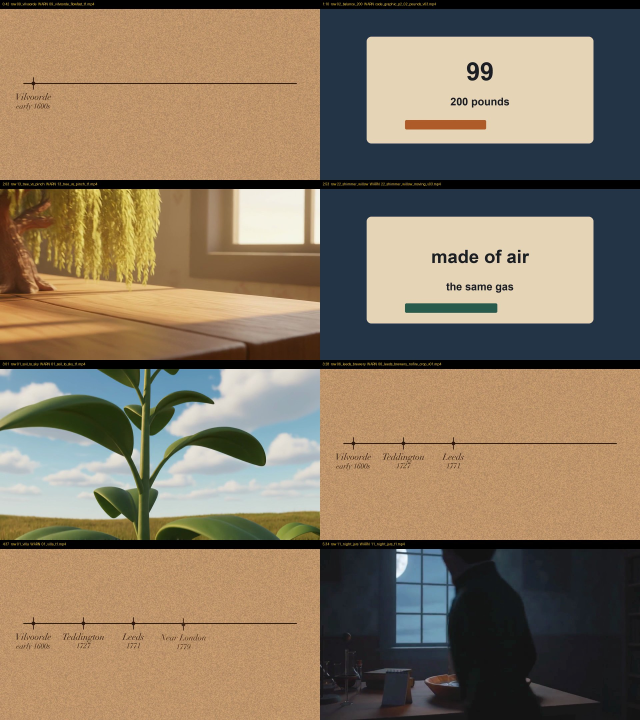
#> input picture 02_Video-Projects/006_Trees-Are-Made-Of-Air/07_Edit-Project/full_join_v01_teach/picture_qa_review.jpg, 1920 x 2160 px (shown at 1/3 size)
$ python -i _mint_part04_flow_v16_late_sharp.py   (imports and definitions only)
#> lines starting #> are read from the running program, lines starting #| are printed output that depends on the picture
#!/usr/bin/env python3
"""Part 04 Flow remint v16 — LATE SHOTS SHARP (ghost-free desks).

Parent FAIL: hos_002_part04_rough_v15.mp4
  sha256 cd7a57b2979478a34ac7cc5fe5639aa156ae603b437674ccd724ab3fe994748c

Remint ONLY: 10_family_before_weight, 11_publish_gaps, 11b_wait_and_hunt
KEEP untouched from v15: Explorer 06, 09, 09b CLEAN LIGHT.

Prefer clean Veo remint (not temporal-median deghost).
Flow: the studio Ultra account on /u/1/. Scores → CoS. No PASS. No Ben ping.
"""
from __future__ import annotations

import hashlib
import json
import os
import shutil
import subprocess
import sys
import time
from pathlib import Path

from PIL import Image, ImageFilter
from playwright.sync_api import sync_playwright

# [6 lines left out: function _account_sha256, not called in this run]


def _blob_account_sha256s(text: str) -> set[str]:
    import re as _re
    return {_account_sha256(e) for e in _re.findall(r"[A-Za-z0-9._%+-]+@(?:gmail|googlemail)\.com", text or "", _re.I)}


REPO = Path(__file__).resolve().parents[3]
sys.path.insert(0, str(REPO / "04_Audio" / "tools"))
import orbit_flow_veo_ui as flow  # noqa: E402

flow.FLOW_HOME = os.environ.get("ORBIT_FLOW_HOME", "https://flow.google.com/u/1/")

PROJ = Path(__file__).resolve().parents[1]
RAW = PROJ / "04_Generated-Clips/part04/raw/v16_fast"
REJECTED = RAW / "_rejected"
QA = PROJ / "07_Edit-Project/_qa_part04_v16_flow"
META = PROJ / "07_Edit-Project/part04_mint_flow_v16_meta.json"
HARVEST = Path(__file__).resolve().parent / "_harvest_newest_gallery_v01.py"
FORCE_DL = Path(__file__).resolve().parent / "_harvest_force_download_v01.py"
STARTS = PROJ / "04_Generated-Clips/part04/refs/v16_start_frames"

MODEL = os.environ.get("ORBIT_FLOW_VEO_MODEL", "Veo 3.1 - Fast")
PROFILE = Path(os.environ.get("ORBIT_FLOW_PROFILE", str(Path.home() / ".playwright-hos-flow-profile")))
REQUIRED_FLOW_EMAIL = "81a01c9d841483f444008cd69e98b26019e032ed75b5e33e17409a76c6525ce9"
ALLOWED_FLOW_EMAILS = {REQUIRED_FLOW_EMAIL, "1060171615b311ab416fccd36a51024de12b5fe8b815e6ccd3d3dde67ffad99f"}
FORBIDDEN_FLOW_EMAIL = "93b0f97ef00986fa90ead10a83be910d43707ddc8023daa2018ed1d95cbbb9d4"
MAX_CREATES = int(os.environ.get("HOS_V16_MAX_CREATES", "3"))

PARENT_V15 = PROJ / "09_Final-Export/hos_002_part04_rough_v15.mp4"
PARENT_V15_SHA = "cd7a57b2979478a34ac7cc5fe5639aa156ae603b437674ccd724ab3fe994748c"

STYLE = (
    "Animistry-class stylised 3D cartoon (NOT photoreal). "
    "ONE continuous 1869 chemist desk: honey wood desktop, soft warm lamp, cream "
    "element cards with readable ink letters/symbols (H/C/O/N/Li — NEVER blank), "
    "leather books. Continuous real camera/object motion the whole clip. Silent. "
    "No Orbit. No Ken Burns still."
)

CLEAN_LIGHT_LOCK = (
    "CLEAN LIGHT LOCK: soft warm desk-lamp glow ONLY — clean air under the bulb. "
    "HARD REJECT: lava drip, molten orange leak under lamp, orange fire drip onto chair "
    "or desk, sparks, smoke, candle flame, any open fire. Empty-Chairs = soft rectangular "
    "panel glow on chair back ONLY — never flames."
)

SHARP_LOCK = (
    "LATE SHOTS SHARP LOCK (HARD): every frame finished and crisp. "
    "ZERO ghost doubles, ZERO motion-ghost trailing cards, ZERO double-exposure edges, "
    "ZERO unfinished left-half pixelation / blocky mush / jagged white cutouts. "
    "Props, flasks, books, cards, lamp all single-edged and sharp. Prefer gentle slow "
    "motion over fast card spins that smear."
)

WRITTEN_CARDS = (
    "WRITTEN CARDS LOCK: every visible element card shows readable hand-ink H/C/O/N/Li "
    "with small numbers. HARD REJECT blank cream cards."
)

REJECT = (
    "HARD REJECT: ghost doubles; motion-ghost cards; unfinished left-half pixel mush; "
    "lava/molten lamp leak; chair-top flame; smoke; blank cards; photoreal; Orbit; twins; "
    "hat; exterior town diorama."
)

PROMPTS = {
    "10_family_before_weight": (
        "Image-to-video from the attached start frame. Same 1869 desk DNA. "
        "FAMILY FIRST beat: four sharp cream floating cards H/1, C/12, N/14, O/16 — "
        "each card SINGLE sharp edges only, NO ghost trail on the N card. Soft warm lamp. "
        "Soft rectangular Empty-Chairs panel glow ONLY. Gentle settle / tiny drift. "
        f"{CLEAN_LIGHT_LOCK} {WRITTEN_CARDS} {SHARP_LOCK} "
        "No Explorer. Continuous subtle motion. Indoor wood/bookcase. Silent. "
        + REJECT + " " + STYLE
    ),
    "11_publish_gaps": (
        "Image-to-video from the attached start frame. Same 1869 night desk DNA. "
        "PUBLISH THE GAPS beat: sharp finished desk with flat grid sheet, flasks, cards, "
        "magnifier. Every prop SINGLE sharp edges — never full-scene ghost doubles. "
        "Left half fully finished/sharp — never pixelated unfinished mush. "
        f"{CLEAN_LIGHT_LOCK} {SHARP_LOCK} {WRITTEN_CARDS} "
        "No Explorer. Continuous subtle settle. Silent. "
        + REJECT + " " + STYLE
    ),
    "11b_wait_and_hunt": (
        "Image-to-video from the attached start frame. Same 1869 night desk DNA. "
        "Wait-and-hunt beat: published flat grid with empty holes, flasks, soft lamp. "
        "Whole frame finished and sharp — zero left-half pixel mush, zero ghost doubles. "
        f"{CLEAN_LIGHT_LOCK} {SHARP_LOCK} {WRITTEN_CARDS} "
        "No Explorer. Continuous subtle hold/push. Silent. "
        + REJECT + " " + STYLE
    ),
}

START_FILES = {
    "10_family_before_weight": STARTS / "10_family_before_weight_start_v16.jpg",
    "11_publish_gaps": STARTS / "11_publish_gaps_start_v16.jpg",
    "11b_wait_and_hunt": STARTS / "11b_wait_and_hunt_start_v16.jpg",
}


# [60 lines left out: functions sha256, safe_close, lava_suspect, blur_suspect, left_mush_suspect, not called in this run]


def ghost_suspect(still: Path) -> dict:
    """Heuristic: mid-band high-frequency double edges via horizontal shift residual."""
    im = Image.open(still).convert("L")
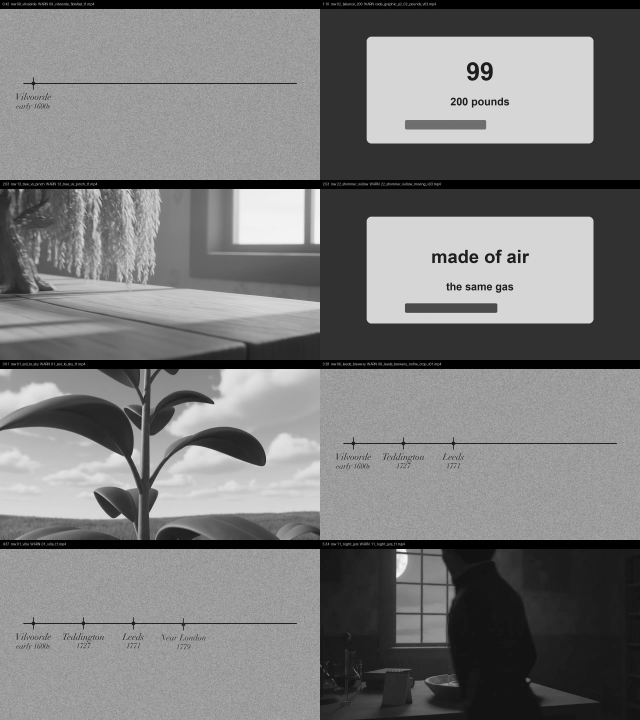
#> im: PIL image 1920x2160 L (shown at 1/3 size); min 0, max 251, mean 122.4
    w, h = im.size
#> w = 1920; h = 2160
    band = im.crop((int(w * 0.15), int(h * 0.35), int(w * 0.85), int(h * 0.75)))
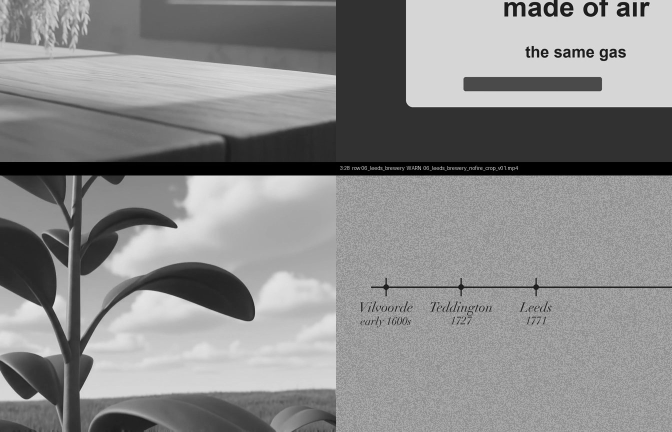
#> band: PIL image 1344x864 L (shown at 1/2 size); min 0, max 251, mean 137.9
    bw, bh = band.size
#> bw = 1344; bh = 864
    shift = 6
    a = band.crop((0, 0, bw - shift, bh))
    b = band.crop((shift, 0, bw, bh))
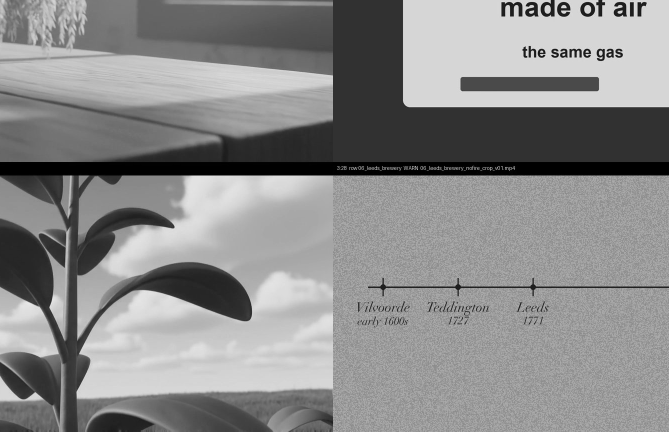
#> b: PIL image 1338x864 L (shown at 1/2 size); min 0, max 251, mean 137.9
    pa, pb = list(a.getdata()), list(b.getdata())
    diffs = [abs(pa[i] - pb[i]) for i in range(len(pa))]
#> diffs = 1156032 items
    mean = sum(diffs) / max(len(diffs), 1)
#> mean = 7.89
    # strong structured residual can indicate doubles; too low is fine (soft DOF)
    return {"still": str(still), "shift_mean": round(mean, 2), "reject": mean >= 42.0}


# [272 lines left out: functions qa_clip, pick_google_account, require_flow_account, open_flow, run_harvest, run_force_download and 2 more, not called in this run]


# [2 lines not run here, left out]

>>> result = ghost_suspect('../../006_Trees-Are-Made-Of-Air/07_Edit-Project/full_join_v01_teach/picture_qa_review.jpg')
#> result = 3 items
